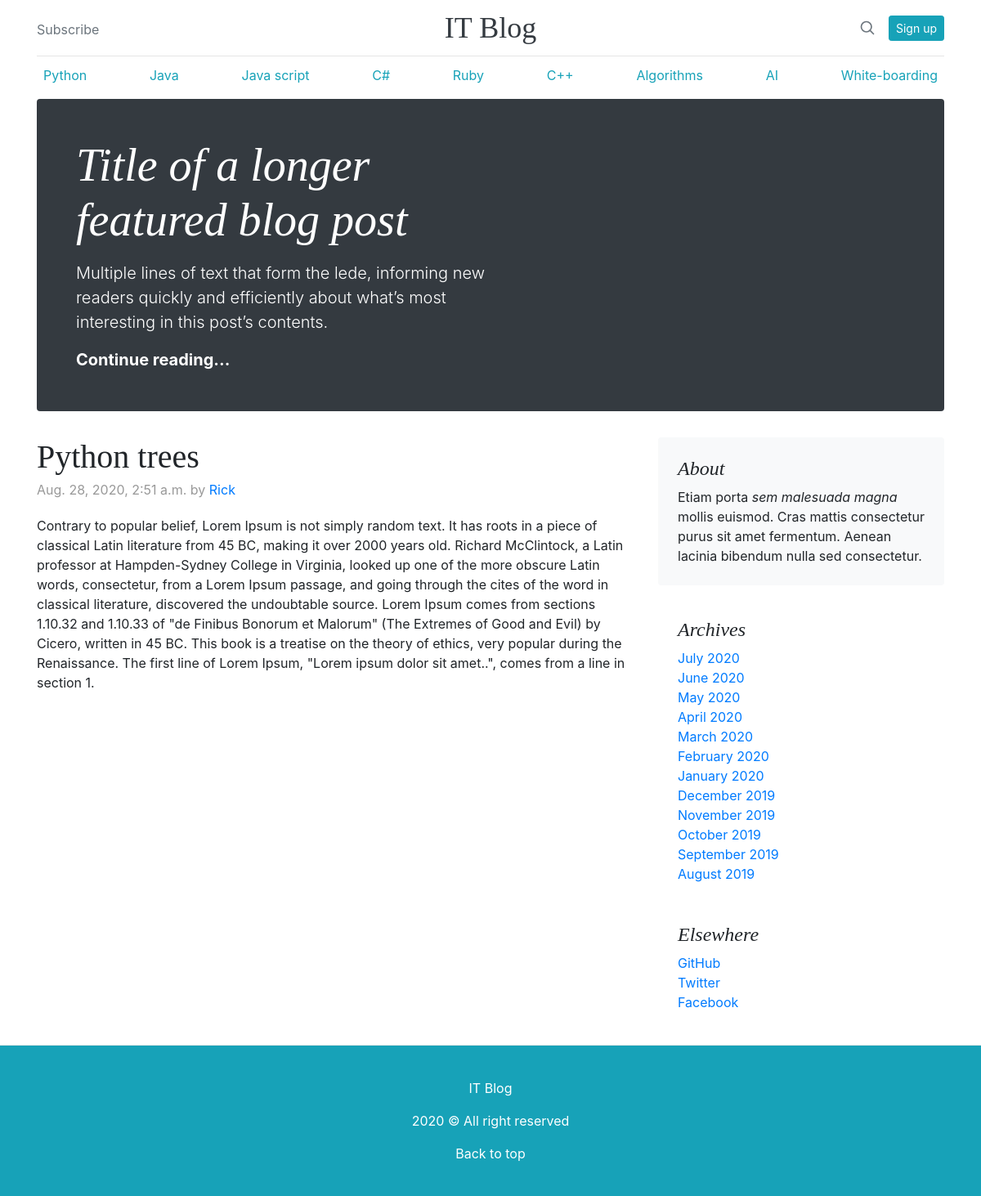
The app's page /post_detail/3 with its own data.
### blog/models.py (models this page shows)
class Blog(models.Model):
    title = models.CharField(max_length=64)
    author = models.ForeignKey('auth.user', on_delete=models.CASCADE)
    rubric = models.CharField(max_length=64, null=True)
    body = models.TextField(null=True)
    time = models.DateTimeField(auto_now=True)

### blog/views.py (the view)
# urls.py: path('post_detail/<int:pk>', PostPageView.as_view(), name='post_detail'),
class PostPageView(DetailView):
    template_name = "post_detail.html"
    model = Blog

### templates/post_detail.html (shortened to what this page needs)
{% extends 'base.html'%}
{% block content %}
<div class="blog-post">
    <h2 class="blog-post-title">{{blog.title}}</h2>
    <p class="blog-post-meta">{{blog.time}} by <a href="#">{{blog.author}}</a></p>
    <p>{{blog.body}}</p>
  </div>
{% endblock content %}

### static/style.css (style rules this page uses)
h1, h2, h3, h4, h5, h6 { font-family: "Playfair Display", Georgia, "Times New Roman", serif; }
.blog-post { margin-bottom: 4rem; }
.blog-post-title { margin-bottom: .25rem; font-size: 2.5rem; }
.blog-post-meta { margin-bottom: 1.25rem; color: #999; }

### records on screen
Blog: title "Python trees", time "Aug. 28, 2020, 2:51 a.m.", author "Rick", body "Contrary to popular belief, Lorem Ipsum is not simply random text. It has roots in a piece of classical Latin literature from 45 BC, making it over 2000 years old. Richard McClintock, a Latin professor at Hampden-Sydney College in Virginia, looked up one of the more obscure Latin words, consectetur, from a Lorem Ipsum passage, and going through the cites of the word in classical literature, discovered the undoubtable source. Lorem Ipsum comes from sections 1.10.32 and 1.10.33 of \"de Finibus Bonorum et Malorum\" (The Extremes of Good and Evil) by Cicero, written in 45 BC. This book is a treatise on the theory of ethics, very popular during the Renaissance. The first line of Lorem Ipsum,…"
